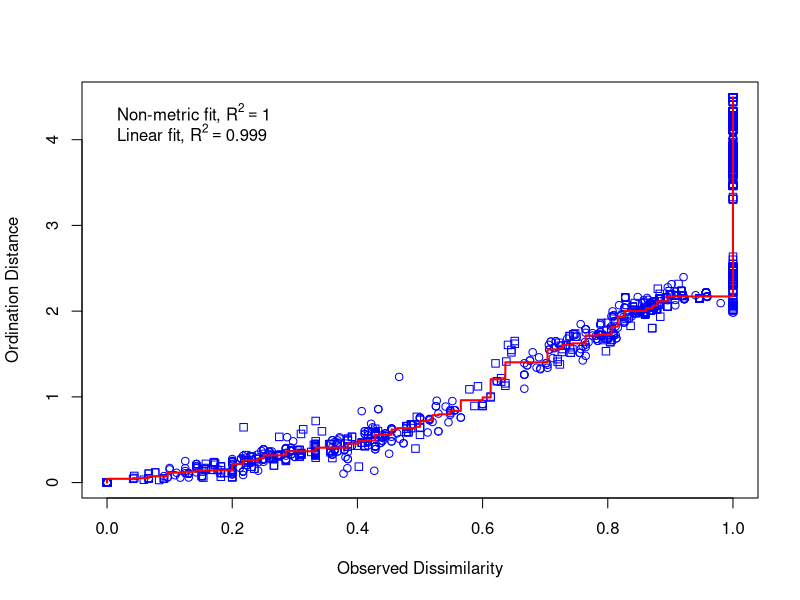
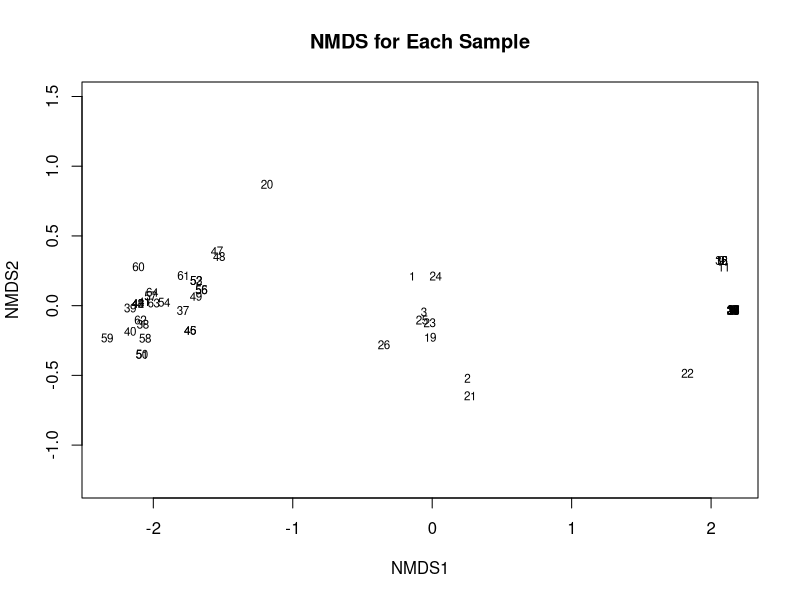
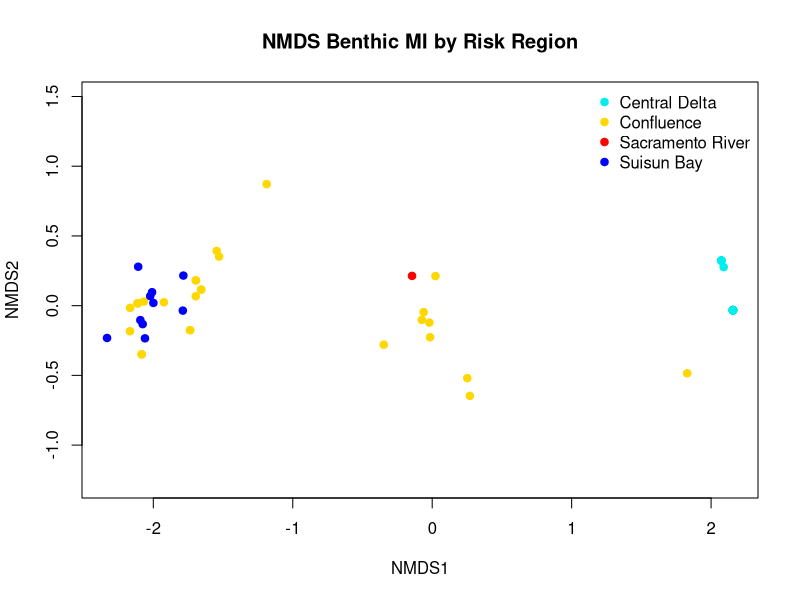
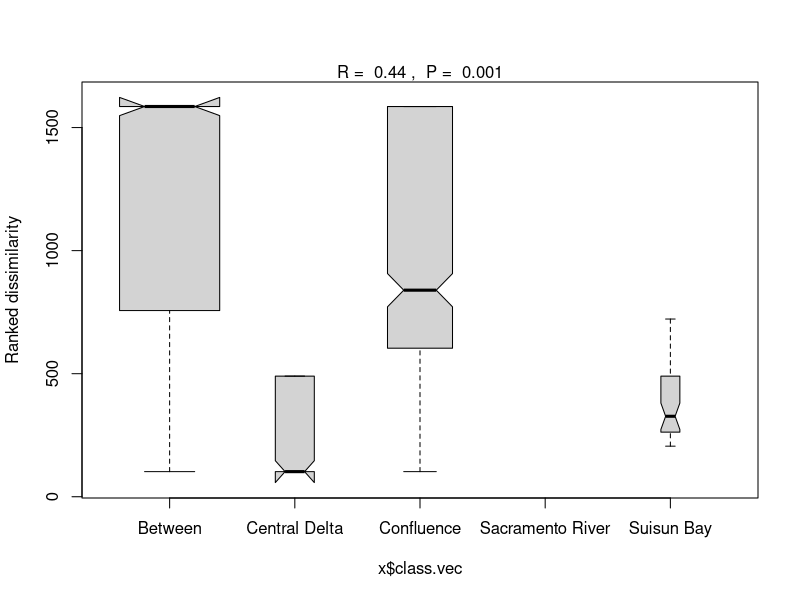
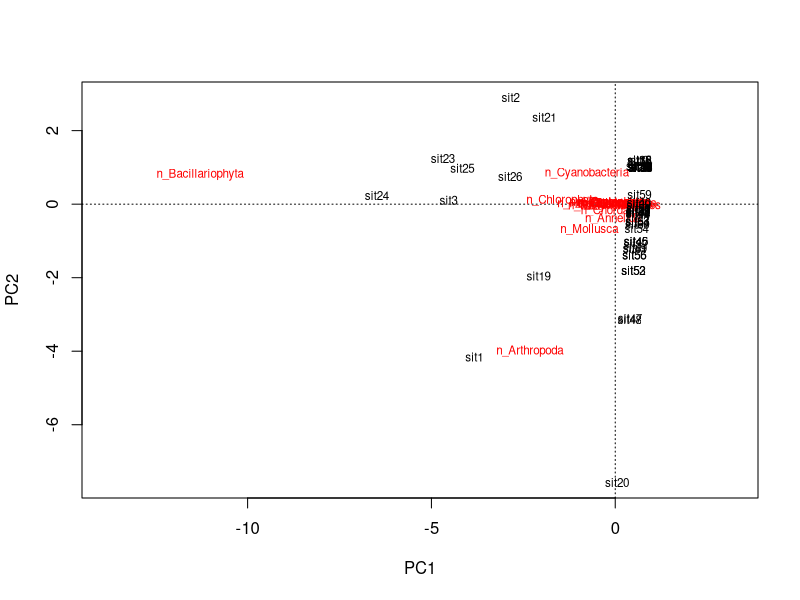
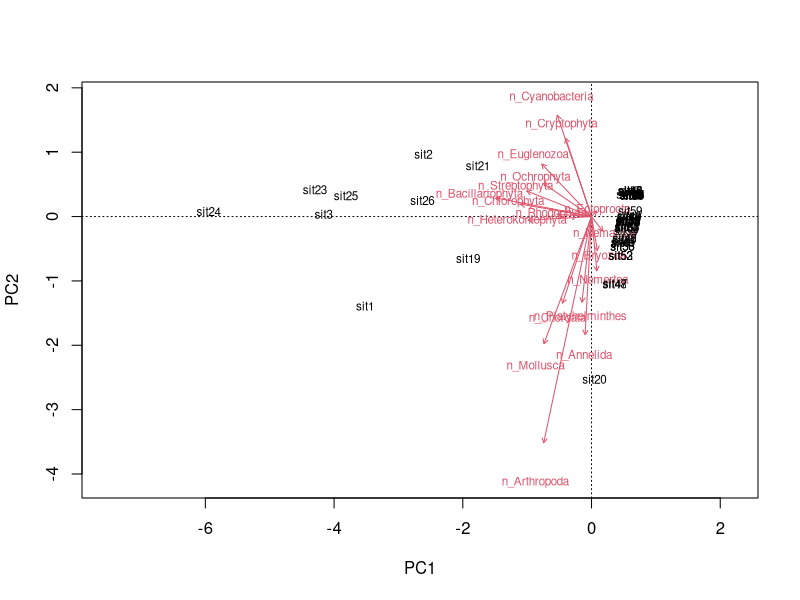
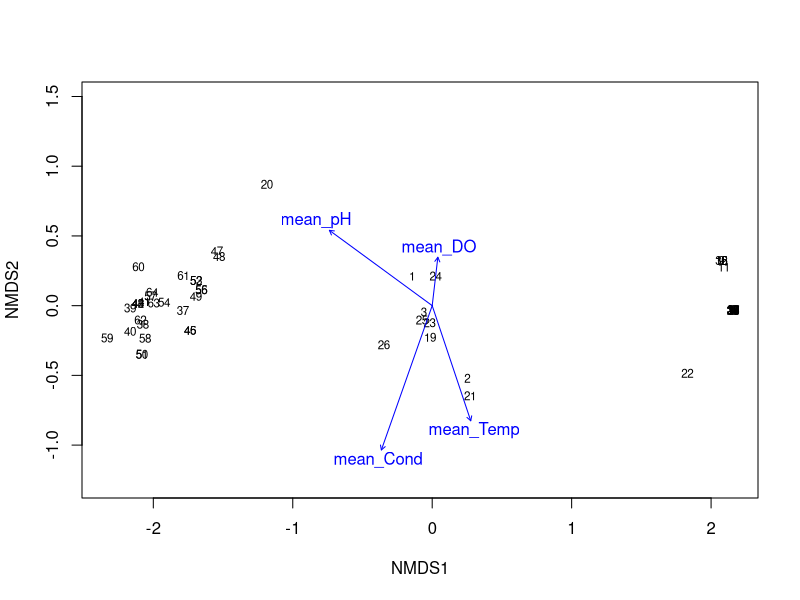
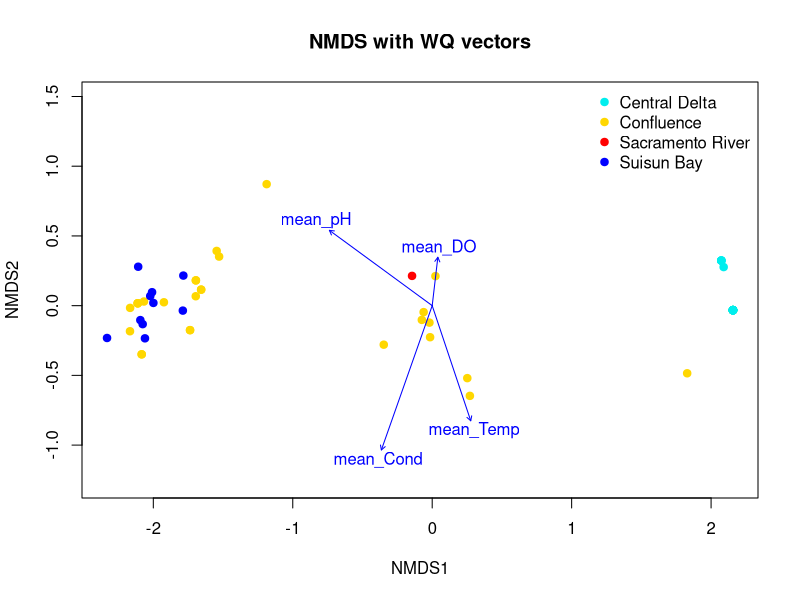

Source code (R) for these figures, in order:
## ---- chunk 1
knitr::opts_chunk$set(echo = TRUE)
## ---- chunk 2

library(tidyverse)
library(sf)
library(here)
library(readxl)
library(vegan)

#Load in combined benthic sampling and water quality data
com.dates <- read_csv("data/ceden_benthic_WQ.csv") # Erik's original datafram with only 64 observations
#com.dates <- read_csv("data/ceden_benthic_WQ_WBD.csv")
#names(com.dates)[names(com.dates)=="StationCode.x"] <- "StationCode"
## ---- chunk 3
#Create dataframe with selected variables

ceden.sel <- com.dates %>%
  select(StationCode, SampleDate, Subregion.x, n_taxa, n_E,
         n_P, n_T, n_O, n_D, n_Arthropoda, n_Annelida, 
         n_Nematoda, n_Ectoprocta, n_Bacillariophyta,
         n_Cryptophyta, n_Heterokontophyta, n_Ochrophyta,
         n_Coelenterata, n_Nemertea, n_Mollusca, n_Platyhelminthes,
         n_Bryozoa, n_Cyanobacteria, n_Chlorophyta, n_Euglenozoa,
         n_Streptophyta, n_Rhodophyta, n_Chordata, EPT_taxa, EPT_index,
         ETO_taxa, ETO_index,
         
         mean_Alk, mean_DO, mean_pH, mean_Sal, mean_Secc, mean_Cond,
         mean_Temp, mean_Turb, mean_Vel
         )

#Set subregion as a factor
ceden.sel$Subregion.x <- as.factor(ceden.sel$Subregion.x)

### Create dataframe with just taxa counts for by Phylums
taxa <- ceden.sel %>%
  select(StationCode, SampleDate, Subregion.x, n_Arthropoda, n_Annelida, 
         n_Nematoda, n_Ectoprocta, n_Bacillariophyta,
         n_Cryptophyta, n_Heterokontophyta, n_Ochrophyta,
         n_Coelenterata, n_Nemertea, n_Mollusca, n_Platyhelminthes,
         n_Bryozoa, n_Cyanobacteria, n_Chlorophyta, n_Euglenozoa,
         n_Streptophyta, n_Rhodophyta, n_Chordata)

## WQ Data, create new dataframe with only the variables that have enough data to be included
env <- ceden.sel %>%
  select(StationCode, SampleDate, Subregion.x, mean_DO, mean_pH, mean_Cond, mean_Temp,)
## ---- chunk 4

v.dist <- vegdist(taxa[4:22])

nmds <- metaMDS(v.dist)
nmds

stressplot(nmds, v.dist)

plot(nmds, type = "t", main = "NMDS for Each Sample")

colvec <- c("cyan2", "gold", "red", "blue")
plot(nmds, type = "n", main = "NMDS Benthic MI by Risk Region")
with(taxa, points(nmds, display = "sites", col = colvec[Subregion.x],
                  pch = 21, bg = colvec[Subregion.x]))
with(taxa, legend("topright", legend = levels(Subregion.x), bty = "n", col = colvec, pch = 21, pt.bg = colvec))

## ---- chunk 5
est <- as.factor(taxa$Subregion.x)
results <- (anosim(v.dist, grouping = est))
summary(results)
plot(results, ylab = "Ranked dissimilarity")
## ---- chunk 6
vare.pca <- rda(taxa[4:22])
vare.pca

plot(vare.pca)

biplot(vare.pca, scaling = -1)

## ---- chunk 7


env <- as.data.frame(env)

ef <- envfit(nmds, env[4:7], na.rm = TRUE, permutations = 999)
ef

scores(ef, "vectors")

plot(nmds, type = "t", scale = -1)
plot(ef, scale = -1)

plot(nmds, type = "n", main = "NMDS with WQ vectors", scale = -1)
with(taxa, points(nmds, display = "sites", col = colvec[Subregion.x],
                  pch = 21, bg = colvec[Subregion.x]))
with(taxa, legend("topright", legend = levels(Subregion.x), bty = "n", col = colvec, pch = 21, pt.bg = colvec))
plot(ef, scale = -1)
